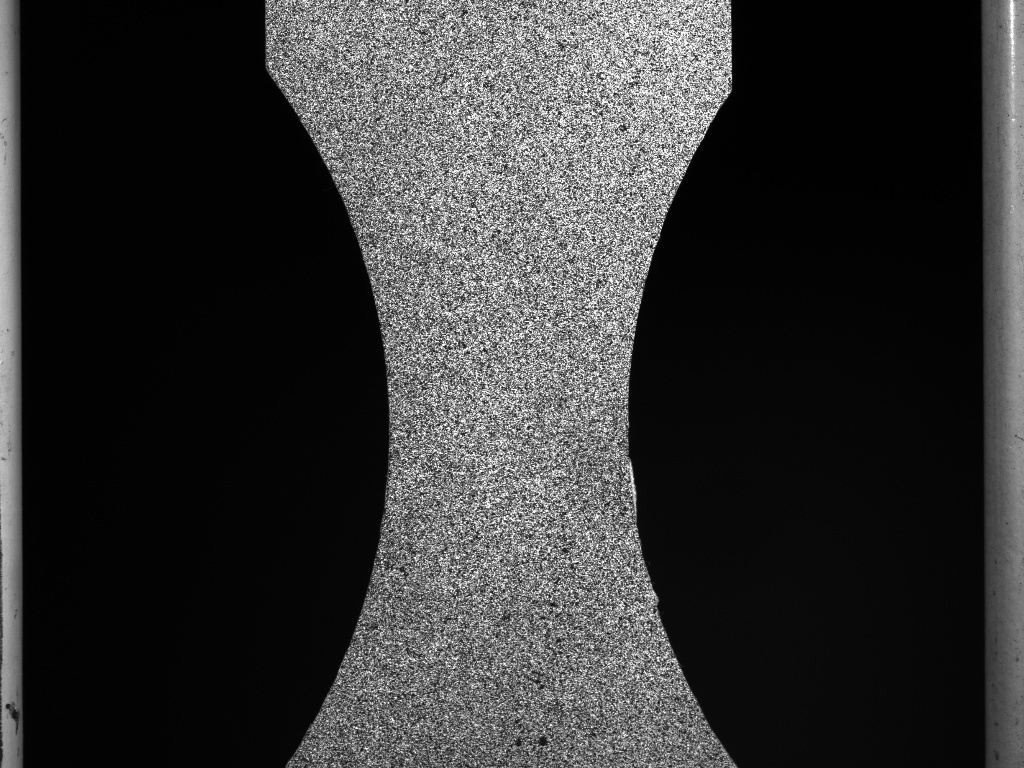
#> input picture 5 Mecânica dos Sólidos 2/DIC/img.png, 1024 x 768 px
$ jupyter execute --allow-errors bicubic_interpolationn.ipynb
#> lines starting #> are read from the running program, lines starting #| are printed output that depends on the picture
#> further down, image is the input picture: PIL image 1024x768 RGB; min 0, max 255, mean 51.8
#> `image = image.crop((400, 400, 600, 600))`:
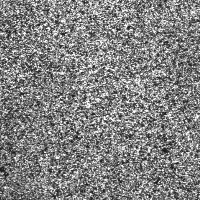
#> image: PIL image 200x200 RGB; min 19, max 255, mean 130.2
[cell 1]
import numpy as np
import sympy as sp
from scipy import interpolate as interp
import matplotlib.pyplot as plt
from mpl_toolkits.mplot3d import Axes3D
from matplotlib import cm
import pandas as pd
from scipy import interpolate
import PIL
from scipy import misc
pd.options.display.max_rows = 999
pd.options.display.max_columns = 200

[cell 2]
def bicubic_interpolation2(xi, yi, zi, xnew, ynew):

    # check sorting
    if np.any(np.diff(xi) < 0) and np.any(np.diff(yi) < 0) and\
    np.any(np.diff(xnew) < 0) and np.any(np.diff(ynew) < 0):
        raise ValueError('data are not sorted')

    if zi.shape != (xi.size, yi.size):
        raise ValueError('zi is not set properly use np.meshgrid(xi, yi)')

    z = np.zeros((xnew.size, ynew.size))

    deltax = xi[1] - xi[0]
#> deltax = 1
    deltay = yi[1] - yi[0]
#> deltay = 1
    for n, x in enumerate(xnew):
        for m, y in enumerate(ynew):

            if xi.min() <= x <= xi.max() and yi.min() <= y <= yi.max():

                i = np.searchsorted(xi, x) - 1
                j = np.searchsorted(yi, y) - 1

                x1  = xi[i]
                x2  = xi[i+1]

                y1  = yi[j]
                y2  = yi[j+1]

                px = (x-x1)/(x2-x1)
                py = (y-y1)/(y2-y1)

                f00 = zi[i-1, j-1]      #row0 col0 >> x0,y0
                f01 = zi[i-1, j]        #row0 col1 >> x1,y0
                f02 = zi[i-1, j+1]      #row0 col2 >> x2,y0

                f10 = zi[i, j-1]        #row1 col0 >> x0,y1
                f11 = p00 = zi[i, j]    #row1 col1 >> x1,y1
                f12 = p01 = zi[i, j+1]  #row1 col2 >> x2,y1

                f20 = zi[i+1,j-1]       #row2 col0 >> x0,y2
                f21 = p10 = zi[i+1,j]   #row2 col1 >> x1,y2
                f22 = p11 = zi[i+1,j+1] #row2 col2 >> x2,y2

                if 0 < i < xi.size-2 and 0 < j < yi.size-2:

                    f03 = zi[i-1, j+2]      #row0 col3 >> x3,y0

                    f13 = zi[i,j+2]         #row1 col3 >> x3,y1

                    f23 = zi[i+1,j+2]       #row2 col3 >> x3,y2

                    f30 = zi[i+2,j-1]       #row3 col0 >> x0,y3
                    f31 = zi[i+2,j]         #row3 col1 >> x1,y3
                    f32 = zi[i+2,j+1]       #row3 col2 >> x2,y3
                    f33 = zi[i+2,j+2]       #row3 col3 >> x3,y3

                elif i<=0:

                    f03 = f02               #row0 col3 >> x3,y0

                    f13 = f12               #row1 col3 >> x3,y1

                    f23 = f22               #row2 col3 >> x3,y2

                    f30 = zi[i+2,j-1]       #row3 col0 >> x0,y3
                    f31 = zi[i+2,j]         #row3 col1 >> x1,y3
                    f32 = zi[i+2,j+1]       #row3 col2 >> x2,y3
                    f33 = f32               #row3 col3 >> x3,y3

                elif j<=0:

                    f03 = zi[i-1, j+2]      #row0 col3 >> x3,y0

                    f13 = zi[i,j+2]         #row1 col3 >> x3,y1

                    f23 = zi[i+1,j+2]       #row2 col3 >> x3,y2

                    f30 = f20               #row3 col0 >> x0,y3
                    f31 = f21               #row3 col1 >> x1,y3
                    f32 = f22               #row3 col2 >> x2,y3
                    f33 = f23               #row3 col3 >> x3,y3


                elif i == xi.size-2 or j == yi.size-2:

                    f03 = f02               #row0 col3 >> x3,y0

                    f13 = f12               #row1 col3 >> x3,y1

                    f23 = f22               #row2 col3 >> x3,y2

                    f30 = f20               #row3 col0 >> x0,y3
                    f31 = f21               #row3 col1 >> x1,y3
                    f32 = f22               #row3 col2 >> x2,y3
                    f33 = f23               #row3 col3 >> x3,y3

                Z = np.array([f00, f01, f02, f03,
                             f10, f11, f12, f13,
                             f20, f21, f22, f23,
                             f30, f31, f32, f33]).reshape(4,4).transpose()

                X = np.tile(np.array([-1, 0, 1, 2]), (4,1))
                X[0,:] = X[0,:]**3
                X[1,:] = X[1,:]**2
                X[-1,:] = 1

                Cr = Z@np.linalg.inv(X)
                R = Cr@np.array([px**3, px**2, px, 1])

                Y = np.tile(np.array([-1, 0, 1, 2]), (4,1)).transpose()
                Y[:,0] = Y[:,0]**3
                Y[:,1] = Y[:,1]**2
                Y[:,-1] = 1

                Cc = np.linalg.inv(Y)@R

                z[n,m]=(Cc@np.array([py**3, py**2, py, 1]))
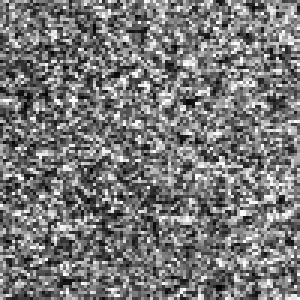
#> z: shape (100, 100) float64 (shown 3 times larger); min 25, max 255, mean 133.4; drawn with min black and max white


    return z

[cell 3]
def view(x, y, z):
    """
    imput image data where x and y are the coordinates of the image and z is the image data

    :param x: shape (n,) or (n,1) from image dimension
    :param y: shape (,m) or (1,m) from image dimension
    :param z: grayscale image, shape (n,m)
    :return:
    """
    # [7 lines of commented-out code are left out]

    xx, yy = np.meshgrid(x, y)

    x_new = np.linspace(0, 99, 100)
    y_new = np.linspace(0, 99, 100)

    xx_new, yy_new = np.meshgrid(x_new, y_new)

    z_new = bicubic_interpolation2(x, y, z, x_new, y_new)

    z_true = interpolate.griddata((xx.ravel(), yy.ravel()), z.ravel(), (xx_new, yy_new), method='cubic')
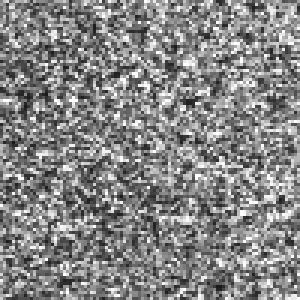
#> z_true: shape (100, 100) float64 (shown 3 times larger); min 25, max 255, mean 133.4

    # f_scipy = interpolate.interp2d(x, y, z, kind='cubic')
    f_scipy = interpolate.RectBivariateSpline(x, y, z, kx=3, ky=3)

    F = interpolate.PPoly.from_spline(f_scipy)

    z_scipy = f_scipy(x_new, y_new)

    fig, ax = plt.subplots(2, 2, sharey=True, figsize=(16,12))

    img0 = ax[0, 0].scatter(xx, yy, c=z, s=100)
    ax[0, 0].set_title('original points')
    fig.colorbar(img0, ax=ax[0, 0], orientation='vertical', shrink=1, pad=0.01)

    img1 = ax[0, 1].imshow(z_new, vmin=z_new.min(), vmax=z_new.max(), origin='lower',
               extent=[x_new.min(), x_new.max(), y_new.max(), y_new.min()])
    ax[0, 1].set_title('bicubic our code')
    fig.colorbar(img1, ax=ax[0, 1], orientation='vertical', shrink=1, pad=0.01)


    img2 = ax[1, 0].imshow(z_scipy, vmin=z_scipy.min(), vmax=z_scipy.max(), origin='lower',
               extent=[x_new.min(), x_new.max(), y_new.max(), y_new.min()])
    ax[1, 0].set_title('RectBivariateSpline scipy')
    # ax.pcolormesh(xx_new, yy_new, z_scipy, vmin=-0.25, vmax=0.25, shading='gouraud')
    fig.colorbar(img2, ax=ax[1, 0], orientation='vertical', shrink=1, pad=0.01)


    img3 = ax[1, 1].imshow(z_true, vmin=z_true.min(), vmax=z_true.max(), origin='lower',
               extent=[x_new.min(), x_new.max(), y_new.max(), y_new.min()])
    ax[1, 1].set_title('true model')
    fig.colorbar(img3, ax=ax[1, 1], orientation='vertical', shrink=1, pad=0.01)

    plt.subplots_adjust(wspace=0.05, hspace=0.15)

    plt.show()
    print(F)
    return F

#> (a cell that did not finish here is left out)

#> (a cell that did not finish here is left out)

[cell 6]
x, y = sp.symbols('x y')
a00, a01, a02, a03, a10, a11, a12, a13, a20, a21, a22, a23, a30, a31, a32, a33 = sp.symbols('a00 a01 a02 a03 a10 a11 a12 a13 a20 a21 a22 a23 a30 a31 a32 a33')

#> (the rest of this cell did not finish here and is left out)

[cell 7]
# Define a function to calculate the bicubic coefficients
def bicubic_coeffs(pixels):
    # Construct the B matrix
    B = np.array(pixels)

    # Construct the C matrix
    C = np.array([[1, 0, 0, 0],
                  [0, 0, 1, 0],
                  [-3, 3, -2, -1],
                  [2, -2, 1, 1]])

    # Calculate the coefficients
    coeffs = np.dot(np.dot(C, B), C.T)

    # Return the coefficients as a 1D array
    return coeffs.flatten()

# Define a function to calculate the bicubic coefficients for a 2D array of pixels
def bicubic_coeffs_2d(img):
    # Get the dimensions of the image
    rows, cols = img.shape
#> rows = 768; cols = 1024
    lines = (rows-4) * (cols-4)
#> lines = 779280
    # Initialize the coefficient matrix
    A = np.zeros(lines, 16)

    # Loop through each pixel in the image
    k = 0
    for i in range(2, rows-2):
        for j in range(2, cols-2):
            # Extract the 16 pixels surrounding the current pixel
            pixels = img[i-2:i+2+1, j-2:j+2+1].flatten()

            # Calculate the bicubic coefficients for these pixels
            coeffs = bicubic_coeffs(pixels)

            # Add the coefficients to the matrix
            A[k, :] = coeffs
            k += 1

    # Calculate the least squares solution to the coefficient matrix
    b = img[2:rows-2, 2:cols-2].flatten()
    x, _, _, _ = np.linalg.lstsq(A, b, rcond=None)

    # Return the coefficients as a 2D array
    return x.reshape(rows-4, cols-4, 16), A

[cell 8]
import cv2

# Load an image
img = cv2.imread('img.png', cv2.IMREAD_GRAYSCALE)

# Calculate the bicubic coefficients
#> (the rest of this cell did not finish here and is left out)
